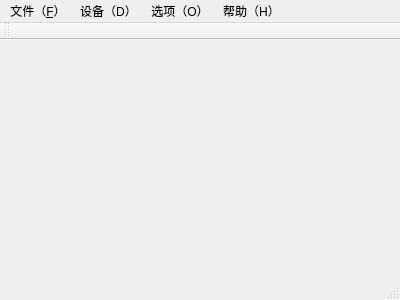
<?xml version="1.0" encoding="UTF-8"?>
<ui version="4.0">
 <class>MainWindow</class>
 <widget class="QMainWindow" name="MainWindow">
  <property name="geometry">
   <rect>
    <x>0</x>
    <y>0</y>
    <width>400</width>
    <height>300</height>
   </rect>
  </property>
  <property name="windowTitle">
   <string>ECanSpy3</string>
  </property>
  <widget class="QWidget" name="centralWidget"/>
  <widget class="QMenuBar" name="menuBar">
   <property name="geometry">
    <rect>
     <x>0</x>
     <y>0</y>
     <width>400</width>
     <height>26</height>
    </rect>
   </property>
   <widget class="QMenu" name="menu_F">
    <property name="title">
     <string>文件（&amp;F）</string>
    </property>
    <addaction name="newAction"/>
    <addaction name="openAction"/>
    <addaction name="separator"/>
    <addaction name="saveAction"/>
    <addaction name="saveAsAction"/>
    <addaction name="separator"/>
    <addaction name="exitAction"/>
   </widget>
   <widget class="QMenu" name="menu_D">
    <property name="title">
     <string>设备（D）</string>
    </property>
    <addaction name="configCanAction"/>
    <addaction name="openCanAction"/>
    <addaction name="closeCanAction"/>
   </widget>
   <widget class="QMenu" name="menu_H">
    <property name="title">
     <string>帮助（H）</string>
    </property>
    <addaction name="aboutAction"/>
   </widget>
   <widget class="QMenu" name="menu">
    <property name="title">
     <string>选项（O）</string>
    </property>
    <addaction name="themeSettingAction"/>
    <addaction name="separator"/>
    <addaction name="resetAllLayoutAction"/>
    <addaction name="separator"/>
    <addaction name="triggerMsgOptionAction"/>
   </widget>
   <addaction name="menu_F"/>
   <addaction name="menu_D"/>
   <addaction name="menu"/>
   <addaction name="menu_H"/>
  </widget>
  <widget class="QToolBar" name="mainToolBar">
   <attribute name="toolBarArea">
    <enum>TopToolBarArea</enum>
   </attribute>
   <attribute name="toolBarBreak">
    <bool>false</bool>
   </attribute>
  </widget>
  <widget class="QStatusBar" name="statusBar"/>
  <action name="openAction">
   <property name="icon">
    <iconset resource="ecanspy3.qrc">
     <normaloff>:/images/open.png</normaloff>:/images/open.png</iconset>
   </property>
   <property name="text">
    <string>打开（O）</string>
   </property>
  </action>
  <action name="newAction">
   <property name="icon">
    <iconset resource="ecanspy3.qrc">
     <normaloff>:/images/new.png</normaloff>:/images/new.png</iconset>
   </property>
   <property name="text">
    <string>新建（N）</string>
   </property>
  </action>
  <action name="saveAction">
   <property name="icon">
    <iconset resource="ecanspy3.qrc">
     <normaloff>:/images/save.png</normaloff>:/images/save.png</iconset>
   </property>
   <property name="text">
    <string>保存（S）</string>
   </property>
  </action>
  <action name="saveAsAction">
   <property name="icon">
    <iconset resource="ecanspy3.qrc">
     <normaloff>:/images/saveAs.png</normaloff>:/images/saveAs.png</iconset>
   </property>
   <property name="text">
    <string>另存为（A）</string>
   </property>
  </action>
  <action name="exitAction">
   <property name="icon">
    <iconset resource="ecanspy3.qrc">
     <normaloff>:/images/exit.png</normaloff>:/images/exit.png</iconset>
   </property>
   <property name="text">
    <string>退出（X）</string>
   </property>
  </action>
  <action name="openCanAction">
   <property name="icon">
    <iconset resource="ecanspy3.qrc">
     <normaloff>:/images/start.png</normaloff>:/images/start.png</iconset>
   </property>
   <property name="text">
    <string>打开CAN</string>
   </property>
  </action>
  <action name="closeCanAction">
   <property name="icon">
    <iconset resource="ecanspy3.qrc">
     <normaloff>:/images/stop.png</normaloff>:/images/stop.png</iconset>
   </property>
   <property name="text">
    <string>关闭CAN</string>
   </property>
  </action>
  <action name="configCanAction">
   <property name="icon">
    <iconset resource="ecanspy3.qrc">
     <normaloff>:/images/settings.png</normaloff>:/images/settings.png</iconset>
   </property>
   <property name="text">
    <string>配置CAN...</string>
   </property>
  </action>
  <action name="aboutAction">
   <property name="icon">
    <iconset resource="ecanspy3.qrc">
     <normaloff>:/images/about.png</normaloff>:/images/about.png</iconset>
   </property>
   <property name="text">
    <string>关于ECanSpy3...</string>
   </property>
  </action>
  <action name="themeSettingAction">
   <property name="icon">
    <iconset resource="ecanspy3.qrc">
     <normaloff>:/images/theme.png</normaloff>:/images/theme.png</iconset>
   </property>
   <property name="text">
    <string>主题设置</string>
   </property>
  </action>
  <action name="resetAllLayoutAction">
   <property name="icon">
    <iconset resource="ecanspy3.qrc">
     <normaloff>:/images/reset.png</normaloff>:/images/reset.png</iconset>
   </property>
   <property name="text">
    <string>重置窗口布局</string>
   </property>
  </action>
  <action name="triggerMsgOptionAction">
   <property name="text">
    <string>触发报文选项</string>
   </property>
  </action>
 </widget>
 <layoutdefault spacing="6" margin="11"/>
 <resources>
  <include location="ecanspy3.qrc"/>
 </resources>
 <connections/>
</ui>
